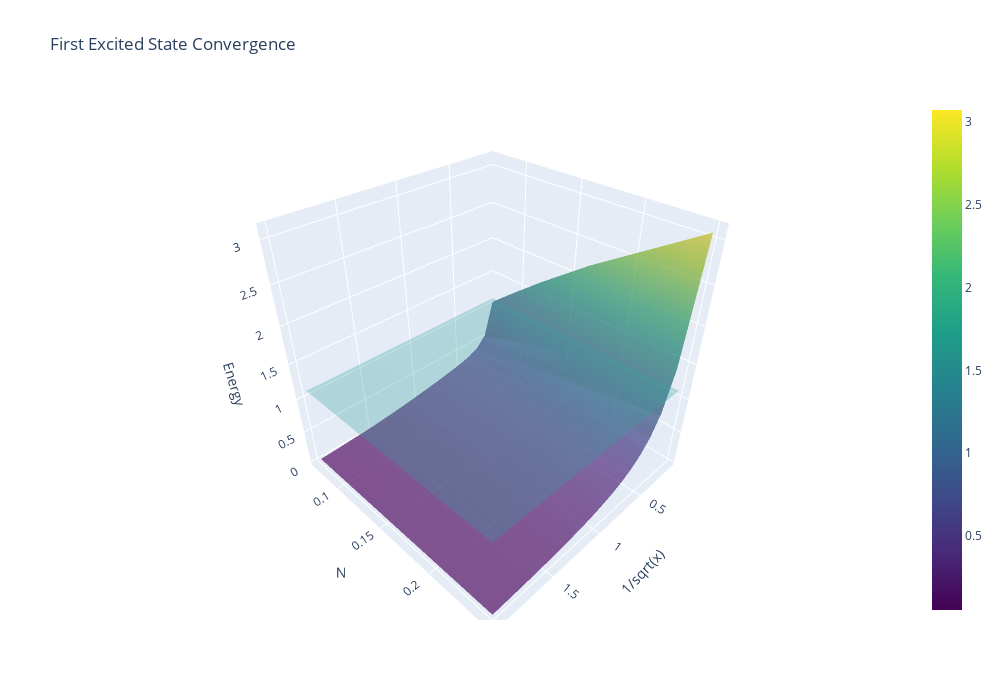

Source (notebook cell):
### Markdown cell above
# First Excited State Convergence

### Code cell
fig = go.Figure(data=[go.Surface(x=x_axis, y=y_axis, z=f1, opacity=0.7, colorscale='Viridis'), 
                      go.Surface(x=x_axis, y=y_axis, z=np.full([n_res, x_res], 2/np.sqrt(np.pi)), opacity=0.3, showscale=False, colorscale='Viridis')])

fig.update_layout(title='First Excited State Convergence',
                   autosize=False,
                  width=1000, height=700,
                 scene = dict(
                    xaxis_title='1/sqrt(x)',
                    yaxis_title='N',
                    zaxis_title='Energy'))
fig.show()
